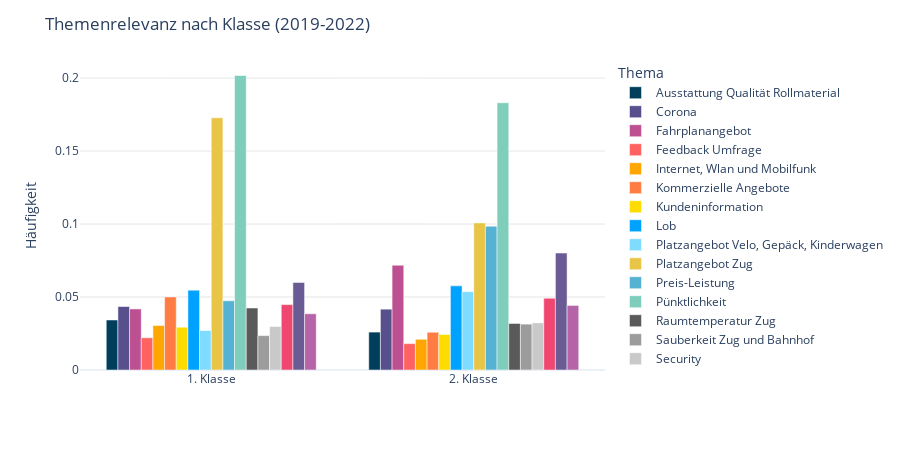

Notebook cell for this chart:
### Code cell
barchart_klasse = create_grouped_barchart(df_u_klassencode, x_col="u_klassencode", y_col="relative_count", color_col="CustomName", color_discrete_sequence=color_discrete_sequence, title="Themenrelevanz nach Klasse (2019-2022)", xaxis_title='', yaxis_title='Häufigkeit', legend_title='Thema', template=template)

### Figure 1 — Plotly figure (JSON) as saved in the notebook; plotly's stock layout.template omitted (floating-point values rounded to 4 significant figures)
{"data": [{"alignmentgroup": "True", "customdata": [["Ausstattung Qualität Rollmaterial"], ["Ausstattung Qualität Rollmaterial"]], "hovertemplate": "CustomName=%{customdata[0]}<br>u_klassencode=%{x}<br>relative_count=%{y}<extra></extra>", "legendgroup": "Ausstattung Qualität Rollmaterial", "marker": {"color": "#003f5c", "pattern": {"shape": ""}}, "name": "Ausstattung Qualität Rollmaterial", "offsetgroup": "Ausstattung Qualität Rollmaterial", "orientation": "v", "showlegend": true, "textposition": "auto", "type": "bar", "x": ["1. Klasse", "2. Klasse"], "xaxis": "x", "y": [0.03426, 0.02597], "yaxis": "y"}, {"alignmentgroup": "True", "customdata": [["Corona"], ["Corona"]], "hovertemplate": "CustomName=%{customdata[0]}<br>u_klassencode=%{x}<br>relative_count=%{y}<extra></extra>", "legendgroup": "Corona", "marker": {"color": "#58508d", "pattern": {"shape": ""}}, "name": "Corona", "offsetgroup": "Corona", "orientation": "v", "showlegend": true, "textposition": "auto", "type": "bar", "x": ["1. Klasse", "2. Klasse"], "xaxis": "x", "y": [0.04348, 0.04167], "yaxis": "y"}, {"alignmentgroup": "True", "customdata": [["Fahrplanangebot"], ["Fahrplanangebot"]], "hovertemplate": "CustomName=%{customdata[0]}<br>u_klassencode=%{x}<br>relative_count=%{y}<extra></extra>", "legendgroup": "Fahrplanangebot", "marker": {"color": "#bc5090", "pattern": {"shape": ""}}, "name": "Fahrplanangebot", "offsetgroup": "Fahrplanangebot", "orientation": "v", "showlegend": true, "textposition": "auto", "type": "bar", "x": ["1. Klasse", "2. Klasse"], "xaxis": "x", "y": [0.04183, 0.07177], "yaxis": "y"}, {"alignmentgroup": "True", "customdata": [["Feedback Umfrage"], ["Feedback Umfrage"]], "hovertemplate": "CustomName=%{customdata[0]}<br>u_klassencode=%{x}<br>relative_count=%{y}<extra></extra>", "legendgroup": "Feedback Umfrage", "marker": {"color": "#ff6361", "pattern": {"shape": ""}}, "name": "Feedback Umfrage", "offsetgroup": "Feedback Umfrage", "orientation": "v", "showlegend": true, "textposition": "auto", "type": "bar", "x": ["1. Klasse", "2. Klasse"], "xaxis": "x", "y": [0.02207, 0.01807], "yaxis": "y"}, {"alignmentgroup": "True", "customdata": [["Internet, Wlan und Mobilfunk"], ["Internet, Wlan und Mobilfunk"]], "hovertemplate": "CustomName=%{customdata[0]}<br>u_klassencode=%{x}<br>relative_count=%{y}<extra></extra>", "legendgroup": "Internet, Wlan und Mobilfunk", "marker": {"color": "#ffa600", "pattern": {"shape": ""}}, "name": "Internet, Wlan und Mobilfunk", "offsetgroup": "Internet, Wlan und Mobilfunk", "orientation": "v", "showlegend": true, "textposition": "auto", "type": "bar", "x": ["1. Klasse", "2. Klasse"], "xaxis": "x", "y": [0.03047, 0.02105], "yaxis": "y"}, {"alignmentgroup": "True", "customdata": [["Kommerzielle Angebote"], ["Kommerzielle Angebote"]], "hovertemplate": "CustomName=%{customdata[0]}<br>u_klassencode=%{x}<br>relative_count=%{y}<extra></extra>", "legendgroup": "Kommerzielle Angebote", "marker": {"color": "#ff7c43", "pattern": {"shape": ""}}, "name": "Kommerzielle Angebote", "offsetgroup": "Kommerzielle Angebote", "orientation": "v", "showlegend": true, "textposition": "auto", "type": "bar", "x": ["1. Klasse", "2. Klasse"], "xaxis": "x", "y": [0.05007, 0.02584], "yaxis": "y"}, {"alignmentgroup": "True", "customdata": [["Kundeninformation"], ["Kundeninformation"]], "hovertemplate": "CustomName=%{customdata[0]}<br>u_klassencode=%{x}<br>relative_count=%{y}<extra></extra>", "legendgroup": "Kundeninformation", "marker": {"color": "#ffdc00", "pattern": {"shape": ""}}, "name": "Kundeninformation", "offsetgroup": "Kundeninformation", "orientation": "v", "showlegend": true, "textposition": "auto", "type": "bar", "x": ["1. Klasse", "2. Klasse"], "xaxis": "x", "y": [0.02931, 0.02432], "yaxis": "y"}, {"alignmentgroup": "True", "customdata": [["Lob"], ["Lob"]], "hovertemplate": "CustomName=%{customdata[0]}<br>u_klassencode=%{x}<br>relative_count=%{y}<extra></extra>", "legendgroup": "Lob", "marker": {"color": "#00a2ff", "pattern": {"shape": ""}}, "name": "Lob", "offsetgroup": "Lob", "orientation": "v", "showlegend": true, "textposition": "auto", "type": "bar", "x": ["1. Klasse", "2. Klasse"], "xaxis": "x", "y": [0.05468, 0.05764], "yaxis": "y"}, {"alignmentgroup": "True", "customdata": [["Platzangebot Velo, Gepäck, Kinderwagen"], ["Platzangebot Velo, Gepäck, Kinderwagen"]], "hovertemplate": "CustomName=%{customdata[0]}<br>u_klassencode=%{x}<br>relative_count=%{y}<extra></extra>", "legendgroup": "Platzangebot Velo, Gepäck, Kinderwagen", "marker": {"color": "#7fdbff", "pattern": {"shape": ""}}, "name": "Platzangebot Velo, Gepäck, Kinderwagen", "offsetgroup": "Platzangebot Velo, Gepäck, Kinderwagen", "orientation": "v", "showlegend": true, "textposition": "auto", "type": "bar", "x": ["1. Klasse", "2. Klasse"], "xaxis": "x", "y": [0.02701, 0.05367], "yaxis": "y"}, {"alignmentgroup": "True", "customdata": [["Platzangebot Zug"], ["Platzangebot Zug"]], "hovertemplate": "CustomName=%{customdata[0]}<br>u_klassencode=%{x}<br>relative_count=%{y}<extra></extra>", "legendgroup": "Platzangebot Zug", "marker": {"color": "#e8c547", "pattern": {"shape": ""}}, "name": "Platzangebot Zug", "offsetgroup": "Platzangebot Zug", "orientation": "v", "showlegend": true, "textposition": "auto", "type": "bar", "x": ["1. Klasse", "2. Klasse"], "xaxis": "x", "y": [0.1728, 0.1008], "yaxis": "y"}, {"alignmentgroup": "True", "customdata": [["Preis-Leistung"], ["Preis-Leistung"]], "hovertemplate": "CustomName=%{customdata[0]}<br>u_klassencode=%{x}<br>relative_count=%{y}<extra></extra>", "legendgroup": "Preis-Leistung", "marker": {"color": "#55b2d2", "pattern": {"shape": ""}}, "name": "Preis-Leistung", "offsetgroup": "Preis-Leistung", "orientation": "v", "showlegend": true, "textposition": "auto", "type": "bar", "x": ["1. Klasse", "2. Klasse"], "xaxis": "x", "y": [0.04743, 0.09851], "yaxis": "y"}, {"alignmentgroup": "True", "customdata": [["Pünktlichkeit"], ["Pünktlichkeit"]], "hovertemplate": "CustomName=%{customdata[0]}<br>u_klassencode=%{x}<br>relative_count=%{y}<extra></extra>", "legendgroup": "Pünktlichkeit", "marker": {"color": "#7fcdbb", "pattern": {"shape": ""}}, "name": "Pünktlichkeit", "offsetgroup": "Pünktlichkeit", "orientation": "v", "showlegend": true, "textposition": "auto", "type": "bar", "x": ["1. Klasse", "2. Klasse"], "xaxis": "x", "y": [0.2017, 0.1831], "yaxis": "y"}, {"alignmentgroup": "True", "customdata": [["Raumtemperatur Zug"], ["Raumtemperatur Zug"]], "hovertemplate": "CustomName=%{customdata[0]}<br>u_klassencode=%{x}<br>relative_count=%{y}<extra></extra>", "legendgroup": "Raumtemperatur Zug", "marker": {"color": "#5a5a5a", "pattern": {"shape": ""}}, "name": "Raumtemperatur Zug", "offsetgroup": "Raumtemperatur Zug", "orientation": "v", "showlegend": true, "textposition": "auto", "type": "bar", "x": ["1. Klasse", "2. Klasse"], "xaxis": "x", "y": [0.04249, 0.03188], "yaxis": "y"}, {"alignmentgroup": "True", "customdata": [["Sauberkeit Zug und Bahnhof"], ["Sauberkeit Zug und Bahnhof"]], "hovertemplate": "CustomName=%{customdata[0]}<br>u_klassencode=%{x}<br>relative_count=%{y}<extra></extra>", "legendgroup": "Sauberkeit Zug und Bahnhof", "marker": {"color": "#9c9c9c", "pattern": {"shape": ""}}, "name": "Sauberkeit Zug und Bahnhof", "offsetgroup": "Sauberkeit Zug und Bahnhof", "orientation": "v", "showlegend": true, "textposition": "auto", "type": "bar", "x": ["1. Klasse", "2. Klasse"], "xaxis": "x", "y": [0.02355, 0.03143], "yaxis": "y"}, {"alignmentgroup": "True", "customdata": [["Security"], ["Security"]], "hovertemplate": "CustomName=%{customdata[0]}<br>u_klassencode=%{x}<br>relative_count=%{y}<extra></extra>", "legendgroup": "Security", "marker": {"color": "#c9c9c9", "pattern": {"shape": ""}}, "name": "Security", "offsetgroup": "Security", "orientation": "v", "showlegend": true, "textposition": "auto", "type": "bar", "x": ["1. Klasse", "2. Klasse"], "xaxis": "x", "y": [0.02981, 0.03228], "yaxis": "y"}, {"alignmentgroup": "True", "customdata": [["Sonstiges"], ["Sonstiges"]], "hovertemplate": "CustomName=%{customdata[0]}<br>u_klassencode=%{x}<br>relative_count=%{y}<extra></extra>", "legendgroup": "Sonstiges", "marker": {"color": "#ef476f", "pattern": {"shape": ""}}, "name": "Sonstiges", "offsetgroup": "Sonstiges", "orientation": "v", "showlegend": true, "textposition": "auto", "type": "bar", "x": ["1. Klasse", "2. Klasse"], "xaxis": "x", "y": [0.0448, 0.04918], "yaxis": "y"}, {"alignmentgroup": "True", "customdata": [["Vertrieb und Services"], ["Vertrieb und Services"]], "hovertemplate": "CustomName=%{customdata[0]}<br>u_klassencode=%{x}<br>relative_count=%{y}<extra></extra>", "legendgroup": "Vertrieb und Services", "marker": {"color": "#6b5b95", "pattern": {"shape": ""}}, "name": "Vertrieb und Services", "offsetgroup": "Vertrieb und Services", "orientation": "v", "showlegend": true, "textposition": "auto", "type": "bar", "x": ["1. Klasse", "2. Klasse"], "xaxis": "x", "y": [0.05995, 0.08012], "yaxis": "y"}, {"alignmentgroup": "True", "customdata": [["WC Verfügbarkeit und Sauberkeit"], ["WC Verfügbarkeit und Sauberkeit"]], "hovertemplate": "CustomName=%{customdata[0]}<br>u_klassencode=%{x}<br>relative_count=%{y}<extra></extra>", "legendgroup": "WC Verfügbarkeit und Sauberkeit", "marker": {"color": "#b565a7", "pattern": {"shape": ""}}, "name": "WC Verfügbarkeit und Sauberkeit", "offsetgroup": "WC Verfügbarkeit und Sauberkeit", "orientation": "v", "showlegend": true, "textposition": "auto", "type": "bar", "x": ["1. Klasse", "2. Klasse"], "xaxis": "x", "y": [0.03854, 0.04423], "yaxis": "y"}], "layout": {"barmode": "group", "height": 450, "legend": {"title": {"text": "Thema"}, "tracegroupgap": 0}, "margin": {"t": 60}, "title": {"text": "Themenrelevanz nach Klasse (2019-2022)"}, "width": 900, "xaxis": {"anchor": "y", "domain": [0, 1], "showgrid": false, "title": {"text": ""}}, "yaxis": {"anchor": "x", "domain": [0, 1], "gridcolor": "rgba(0,0,0,0.1)", "gridwidth": 1, "showgrid": true, "title": {"text": "Häufigkeit"}}}}
